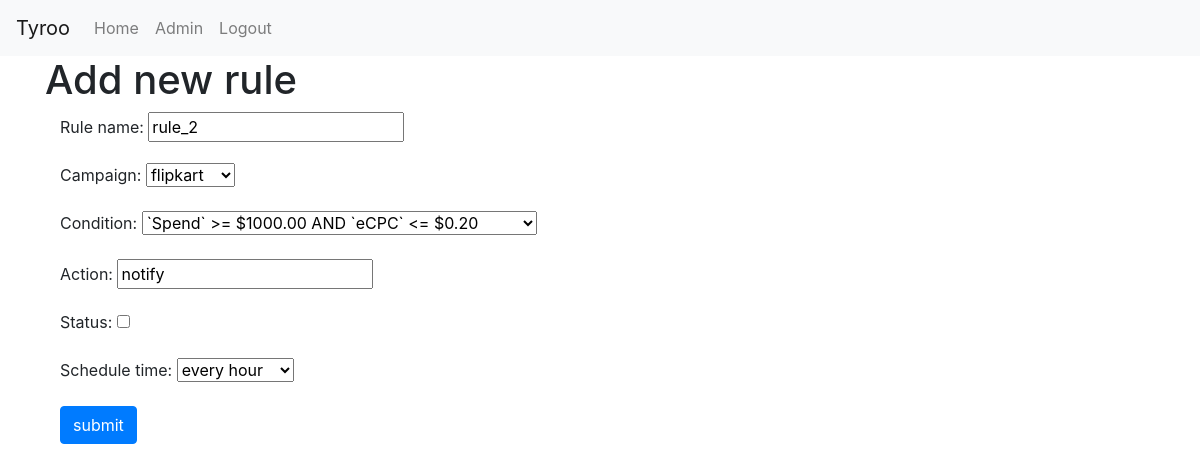
The page /rules_display/rule_update/2/ (signed in) on the database as committed earlier.
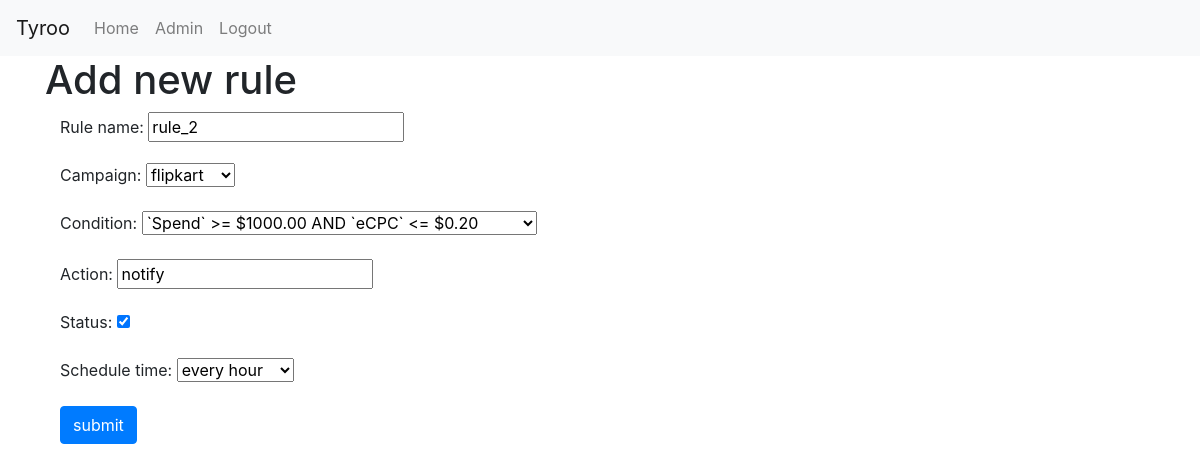
The same page on the database as committed later.
### rule_based_engine/models.py (models this page shows)
class camp_rules(models.Model):
    rule_name = models.CharField(max_length=15)
    campaign = models.CharField(max_length=20, choices=campaign)
    condition = models.CharField(max_length=50, choices=rule_choices)
    action = models.CharField(max_length=10, default='notify')
    status = models.BooleanField()
    schedule_time = models.CharField(max_length=20,choices=schedule_time_choices)

### rule_based_engine/views.py (the view)
# urls.py: re_path(r'^rule_update/(?P<id>\d+)/$', views.rule_update, name='rule_update'),
@login_required
def rule_update(request, id):
    rule = get_object_or_404(camp_rules, id=id)
    if request.method == 'POST':
        form = forms.create_rule_form(request.POST, instance=rule)
        if form.is_valid():
            rule = form.save(commit=False)
            rule.save()
            return HttpResponseRedirect(reverse('rule_based_engine:rule_display'))
    else:
        form = forms.create_rule_form(instance=rule)
    return render(request,'rbe/rule_form.html',context={'form':form})

### rule_based_engine/forms.py
class create_rule_form(forms.ModelForm):
    class Meta:
        model = camp_rules
        fields = '__all__'

### templates/rbe/rule_form.html (shortened to what this page needs)
<!DOCTYPE html>
<!DOCTYPE html>
{% extends "rbe/base.html" %}
{% block body_block %}
<h1> Add new rule </h1>
<div class="container">
    <form method="POST">
        {{ form.as_p }}
        <input type="submit" class="btn btn-primary" value="submit">
    </form>
</div>
{% endblock %}

Rows that differ between the two databases and show on the page:
changed camp_rules "rule_2": status "☐" → "☑"
